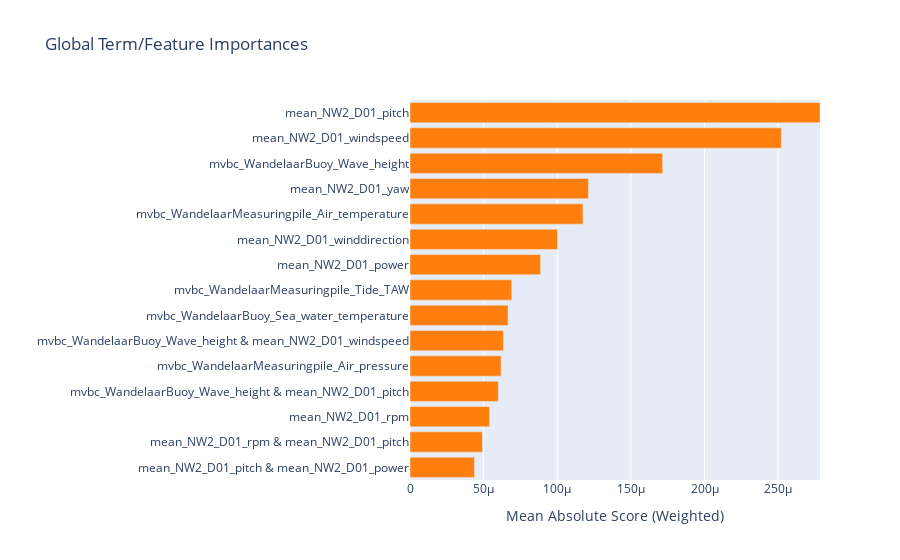

The notebook cell saved with this chart:
### Code cell
from interpret import show

ebm_global = ebm.explain_global(X_test)
ebm_global.visualize()

### Figure 1 — Plotly figure (JSON) as saved in the notebook; plotly's stock layout.template omitted (floating-point values rounded to 4 significant figures)
{"data": [{"marker": {"color": ["#ff7f0e", "#ff7f0e", "#ff7f0e", "#ff7f0e", "#ff7f0e", "#ff7f0e", "#ff7f0e", "#ff7f0e", "#ff7f0e", "#ff7f0e", "#ff7f0e", "#ff7f0e", "#ff7f0e", "#ff7f0e", "#ff7f0e"]}, "orientation": "h", "type": "bar", "x": [4.379e-05, 4.926e-05, 5.398e-05, 6e-05, 6.184e-05, 6.341e-05, 6.657e-05, 6.91e-05, 8.869e-05, 0.0001002, 0.0001175, 0.0001212, 0.0001716, 0.0002521, 0.0002784], "y": ["mean_NW2_D01_pitch & mean_NW2_D01_power", "mean_NW2_D01_rpm & mean_NW2_D01_pitch", "mean_NW2_D01_rpm", "mvbc_WandelaarBuoy_Wave_height & mean_NW2_D01_pitch", "mvbc_WandelaarMeasuringpile_Air_pressure", "mvbc_WandelaarBuoy_Wave_height & mean_NW2_D01_windspeed", "mvbc_WandelaarBuoy_Sea_water_temperature", "mvbc_WandelaarMeasuringpile_Tide_TAW", "mean_NW2_D01_power", "mean_NW2_D01_winddirection", "mvbc_WandelaarMeasuringpile_Air_temperature", "mean_NW2_D01_yaw", "mvbc_WandelaarBuoy_Wave_height", "mean_NW2_D01_windspeed", "mean_NW2_D01_pitch"]}], "layout": {"title": {"text": "Global Term/Feature Importances"}, "xaxis": {"range": [0, 0.0002784], "title": {"text": "Mean Absolute Score (Weighted)"}}, "yaxis": {"automargin": true, "dtick": 1, "title": {"text": ""}}}}
